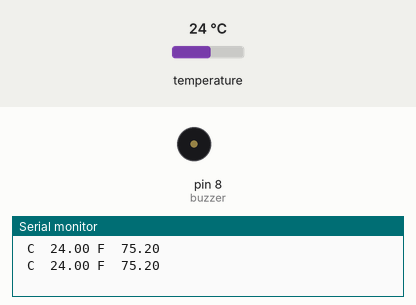
Recording of a sketch running on a simulated Arduino Uno, built with avr-gcc and run on an emulated ATmega328P. Parts: buzzer (waves = sounding, pin HIGH), the last lines printed to the serial monitor. The inputs (shaded band) are chosen by the test bench; at power-on: temperature 24 °C.

Above: at 3.3 s.
3.4 s: temperature set to 29.5 °C
5.9 s: temperature set to 30.4 °C
At 6.7 s:
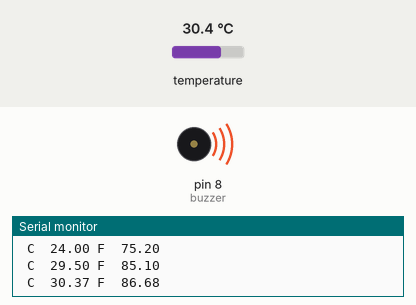
8.4 s: temperature set to 12 °C
At 10.5 s:
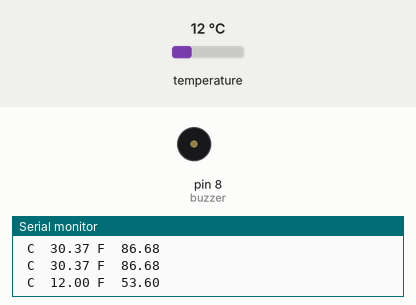
11.1 s: temperature set to 33 °C
At 11.8 s:
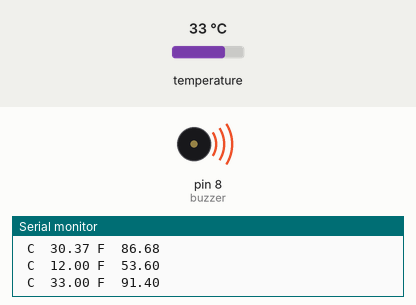
Timing chart, 0 to 14.1 s (numbered marks = the images above; inputs shaded):
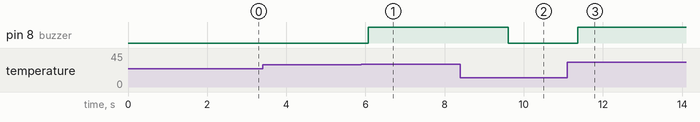

The sketch:

buzzer_beep.ino
```cpp
#include <OneWire.h>
#include <DallasTemperature.h>

#define ONE_WIRE_BUS 5

OneWire oneWire(ONE_WIRE_BUS);

DallasTemperature sensors(&oneWire);
int buzzer = 8;
float Celcius=0;
float Fahrenheit=0;

void setup(void){
  pinMode(buzzer, OUTPUT);
  digitalWrite(buzzer,LOW);
  Serial.begin(9600);
  sensors.begin();
}

void loop(void)
{
  sensors.requestTemperatures();
  Celcius=sensors.getTempCByIndex(0);
  Fahrenheit=sensors.toFahrenheit(Celcius);
  Serial.print(" C  ");
  Serial.print(Celcius);
  Serial.print(" F  ");
  Serial.println(Fahrenheit);
  if(Celcius > 30){
    digitalWrite(buzzer,HIGH);
  }
  else{
     digitalWrite(buzzer,LOW);
  }
  delay(1000);
}
```

Measured:
- the behaviour switches between 30 and 30.1 °C on temperature (found by bisection; images 0 and 1)
- after the input at 5.9 s, pin 8 (buzzer): LOW → HIGH after 0.18 s
- after the input at 8.4 s, pin 8 (buzzer): HIGH → LOW after 1.2 s
- after the input at 11.1 s, pin 8 (buzzer): LOW → HIGH after 0.27 s
